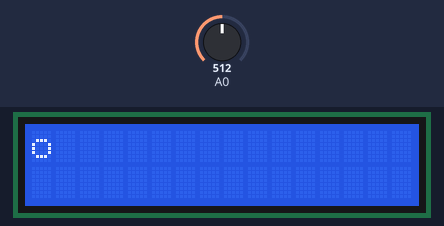
A sketch run on a simulated Arduino Uno, built with avr-gcc and run on an emulated ATmega328P. On the bench: 16×2 character LCD. Inputs (shaded band) come from the test bench; at power-on: A0 = 512.

Above: at 1.2 s.
1.3 s: A0 set to 50
At 1.45 s:
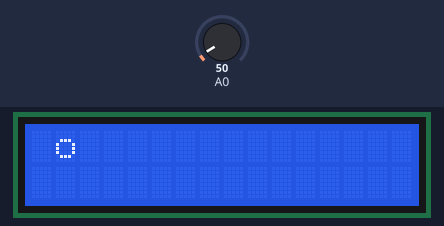
2.8 s: A0 set to 210
At 3.3 s:
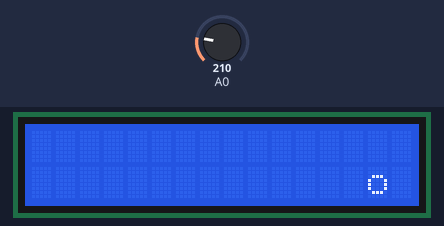
4.3 s: A0 set to 410
At 6.9 s:
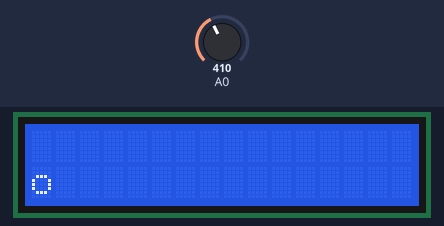
Timing chart, 0 to 8.4 s (numbered marks = the images above; inputs shaded):
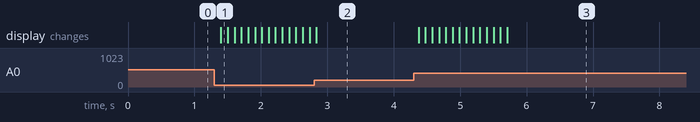

The sketch:

LCD_KEYPAD.ino
```cpp
/*
Arduino 2x16 LCD - Detect Buttons
modified on 18 Feb 2019
by Saeed Hosseini @ Electropeak
https://electropeak.com/learn/
*/

#include <LiquidCrystal.h>
//LCD pin to Arduino
const int pin_RS = 8;
const int pin_EN = 9;
const int pin_d4 = 4;
const int pin_d5 = 5;
const int pin_d6 = 6;
const int pin_d7 = 7;
const int pin_BL = 10;

LiquidCrystal lcd(pin_RS, pin_EN, pin_d4, pin_d5, pin_d6, pin_d7);

int x = 0;
int y = 0;

void setup() {
  lcd.begin(16, 2);
  lcd.setCursor(0, 0);
  // lcd.print("Electropeak.com");
  // lcd.setCursor(0, 1);
  // lcd.print("Press Key:");
}

void loop() {
  int button;
  button = analogRead(0);
  // lcd.setCursor(10, 1);

  if (button < 60) {
    // lcd.print("Right ");
    x++;
    if (x > 15) x = 15;
  } else if (button < 200) {
    // lcd.print("Up    ");
    y = 0;
  } else if (button < 400) {
    // lcd.print("Down  ");
    y = 1;
  } else if (button < 600) {
    // lcd.print("Left  ");
    x--;
    if (x < 0) x = 0;
  } else if (button < 800) {
    // lcd.print("Select");
    x = 0;
    y = 0;
  }

  lcd.clear();
  lcd.setCursor(x, y);
  lcd.print("o");
  delay(100);
}
```

Measured:
- after the input at 1.3 s, the display: changes after 0.10 s (image 1)
- after the input at 2.8 s, the display: changes at once (image 2)
- after the input at 4.3 s, the display: first changes after 0.07 s (image 3 shows a later state)
